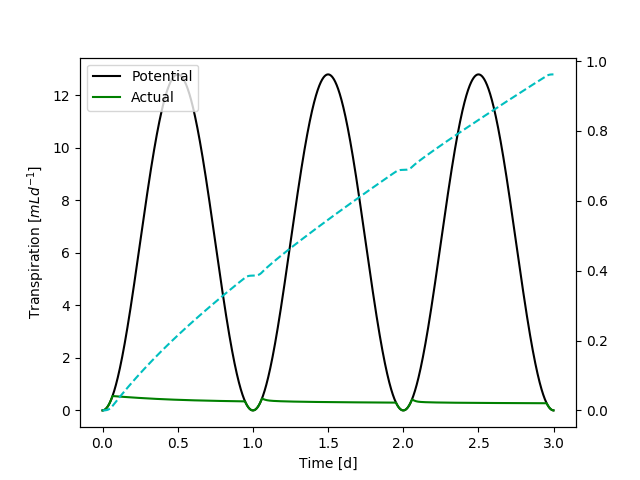

Here is the Python script that generated this plot:
import sys
sys.path.append("../../../build-cmake/rosi_benchmarking/python_solver/")

from solver.xylem_flux import XylemFluxPython  # Python hybrid solver
import solver.plantbox as pb
import solver.rsml_reader as rsml
from rosi_richards import RichardsSP  # C++ part (Dumux binding)
from solver.richards import RichardsWrapper  # Python part

import van_genuchten as vg

from math import *
import numpy as np
import matplotlib.pyplot as plt
import timeit

from mpi4py import MPI
comm = MPI.COMM_WORLD
rank = comm.Get_rank()


def sinusoidal(t):
    return np.sin(2. * pi * np.array(t) - 0.5 * pi) + 1.

""" 
Benchmark M1.2 static root system in soil

also works parallel with mpiexec (only slightly faster, due to overhead)
"""

""" Parameters """
sim_time = 3  # [day] for task b
trans = 6.4  # cm3 /day (sinusoidal)
wilting_point = -15000  # cm
loam = [0.08, 0.43, 0.04, 1.6, 50]
periodic = False  # for perioidc, we take

""" MFP """


def mfp(ph):
    return 0.  # todo


""" Root problem (a) or (b)"""
r = XylemFluxPython("../grids/RootSystem.rsml")
# print("Types:")
# print(r.rs.types)

# (a)
r.setKr([ 1.728e-4])  # [cm^3/day]
r.setKx([4.32e-2 ])  # [1/day]

# (b)
# kr0 = np.array([[0, 1.14e-03], [2, 1.09e-03], [4, 1.03e-03], [6, 9.83e-04], [8, 9.35e-04], [10, 8.90e-04], [12, 8.47e-04], [14, 8.06e-04], [16, 7.67e-04], [18, 7.30e-04], [20, 6.95e-04], [22, 6.62e-04], [24, 6.30e-04], [26, 5.99e-04], [28, 5.70e-04], [30, 5.43e-04], [32, 5.17e-04]])
# kr1 = np.array([[0, 4.11e-03], [1, 3.89e-03], [2, 3.67e-03], [3, 3.47e-03], [4, 3.28e-03], [5, 3.10e-03], [6, 2.93e-03], [7, 2.77e-03], [8, 2.62e-03], [9, 2.48e-03], [10, 2.34e-03], [11, 2.21e-03], [12, 2.09e-03], [13, 1.98e-03], [14, 1.87e-03], [15, 1.77e-03], [16, 1.67e-03], [17, 1.58e-03]])
# r.setKrTables([kr0[:, 1], kr1[:, 1], kr1[:, 1], kr1[:, 1]], [kr0[:, 0], kr1[:, 0], kr1[:, 0], kr1[:, 0]])
# kx0 = np.array([[0, 6.74e-02], [2, 7.48e-02], [4, 8.30e-02], [6, 9.21e-02], [8, 1.02e-01], [10, 1.13e-01], [12, 1.26e-01], [14, 1.40e-01], [16, 1.55e-01], [18, 1.72e-01], [20, 1.91e-01], [22, 2.12e-01], [24, 2.35e-01], [26, 2.61e-01], [28, 2.90e-01], [30, 3.21e-01], [32, 3.57e-01]])
# kx1 = np.array([[0, 4.07e-04], [1, 5.00e-04], [2, 6.15e-04], [3, 7.56e-04], [4, 9.30e-04], [5, 1.14e-03], [6, 1.41e-03], [7, 1.73e-03], [8, 2.12e-03], [9, 2.61e-03], [10, 3.21e-03], [11, 3.95e-03], [12, 4.86e-03], [13, 5.97e-03], [14, 7.34e-03], [15, 9.03e-03], [16, 1.11e-02], [17, 1.36e-02]])
# r.setKxTables([kx0[:, 1], kx1[:, 1], kx1[:, 1], kx1[:, 1]], [kx0[:, 0], kx1[:, 0], kx1[:, 0], kx1[:, 0]])

nodes = r.get_nodes()

""" Soil problem """
cpp_base = RichardsSP()
s = RichardsWrapper(cpp_base)
s.initialize()

s.createGrid([-4., -4., -15.], [4., 4., 0.], [8, 8, 15])  # [cm]
r.rs.setRectangularGrid(pb.Vector3d(-4., -4., -15.), pb.Vector3d(4., 4., 0.), pb.Vector3d(8, 8, 15))  # cut root segments to grid (segments are not mapped after)

# s.createGrid([-4., -4., -20.], [4., 4., 0.], [8, 8, 20])  # [cm]
# r.rs.setRectangularGrid(pb.Vector3d(-4., -4., -20.), pb.Vector3d(4., 4., 0.), pb.Vector3d(8, 8, 20))  # cut root segments to grid (segments are not mapped after)

s.setHomogeneousIC(-659.8, True)  # cm pressure head, equilibrium
s.setTopBC("noFlux")
s.setBotBC("noFlux")
s.setVGParameters([loam])
s.initializeProblem()
s.setCriticalPressure(wilting_point)
s.setRegularisation(1.e-4, 1.e-4)

""" Coupling (map indices) """
picker = lambda x, y, z : s.pick([x, y, z])
r.rs.setSoilGrid(picker)  # maps segments
cci = picker(nodes[0, 0], nodes[0, 1], nodes[0, 2])  # collar cell index

""" Numerical solution (a) """
start_time = timeit.default_timer()
x_, y_, w_, cpx, cps = [], [], [], [], []
sx = s.getSolutionHead()  # inital condition, solverbase.py

dt = 120. / (24 * 3600)  # [days] Time step must be very small
N = round(sim_time / dt)
t = 0.

for i in range(0, N):

    if rank == 0:  # Root part is not parallel
        rx = r.solve(t, -trans * sinusoidal(t), sx[cci], sx, True, wilting_point)  # xylem_flux.py
        fluxes = r.soilFluxes(t, rx, sx, approx=False)  # class XylemFlux is defined in MappedOrganism.h

        sum_flux = 0.
        for f in fluxes.values():
            sum_flux += f
        print("Fuxes ", sum_flux, "= prescribed", -trans * sinusoidal(t) , "= collar flux", r.collar_flux(0., rx, sx))

    else:
        fluxes = None

    fluxes = comm.bcast(fluxes, root=0)  # Soil part runs parallel
    s.setSource(fluxes)  # richards.py

    s.solve(dt)

    # s.applySource(dt, sx, fluxes, -10000)  # richards.py

    sx = s.getSolutionHead()  # richards.py
    water = s.getWaterVolume()

    if rank == 0:
        n = round(float(i) / float(N) * 100.)
        min_sx = np.min(sx)
        min_rx = np.min(rx)
        max_sx = np.max(sx)
        max_rx = np.max(rx)
        print("[" + ''.join(["*"]) * n + ''.join([" "]) * (100 - n) + "], [{:g}, {:g}] cm soil [{:g}, {:g}] cm root at {:g} days {:g}"
              .format(min_sx, max_sx, min_rx, max_rx, s.simTime, rx[0]))
        f = float(r.collar_flux(t, rx, sx))  # exact root collar flux
        x_.append(t)
        y_.append(f)
        w_.append(water)
        cpx.append(rx[0])
        cps.append(float(sx[cci]))

        # print("Time:", t, ", collar flux", f, "cm^3/day at", rx[0], "cm xylem ", float(sx_old[cci]), "cm soil", "; domain water", s.getWaterVolume(), "cm3")

    t += dt

s.writeDumuxVTK("convergence_final")

""" Plot """
if rank == 0:
    print ("Convergence problem solved in ", timeit.default_timer() - start_time, " s")
    fig, ax1 = plt.subplots()
    ax1.plot(x_, trans * sinusoidal(x_), 'k')  # potential transpiration
    ax1.plot(x_, -np.array(y_), 'g')  # actual transpiration (neumann)
    ax2 = ax1.twinx()
    ax2.plot(x_, np.cumsum(-np.array(y_) * dt), 'c--')  # cumulative transpiration (neumann)
    ax1.set_xlabel("Time [d]")
    ax1.set_ylabel("Transpiration $[mL d^{-1}]$")
    ax1.legend(['Potential', 'Actual', 'Cumulative'], loc='upper left')
    plt.savefig('convergence.png')
    plt.show()

